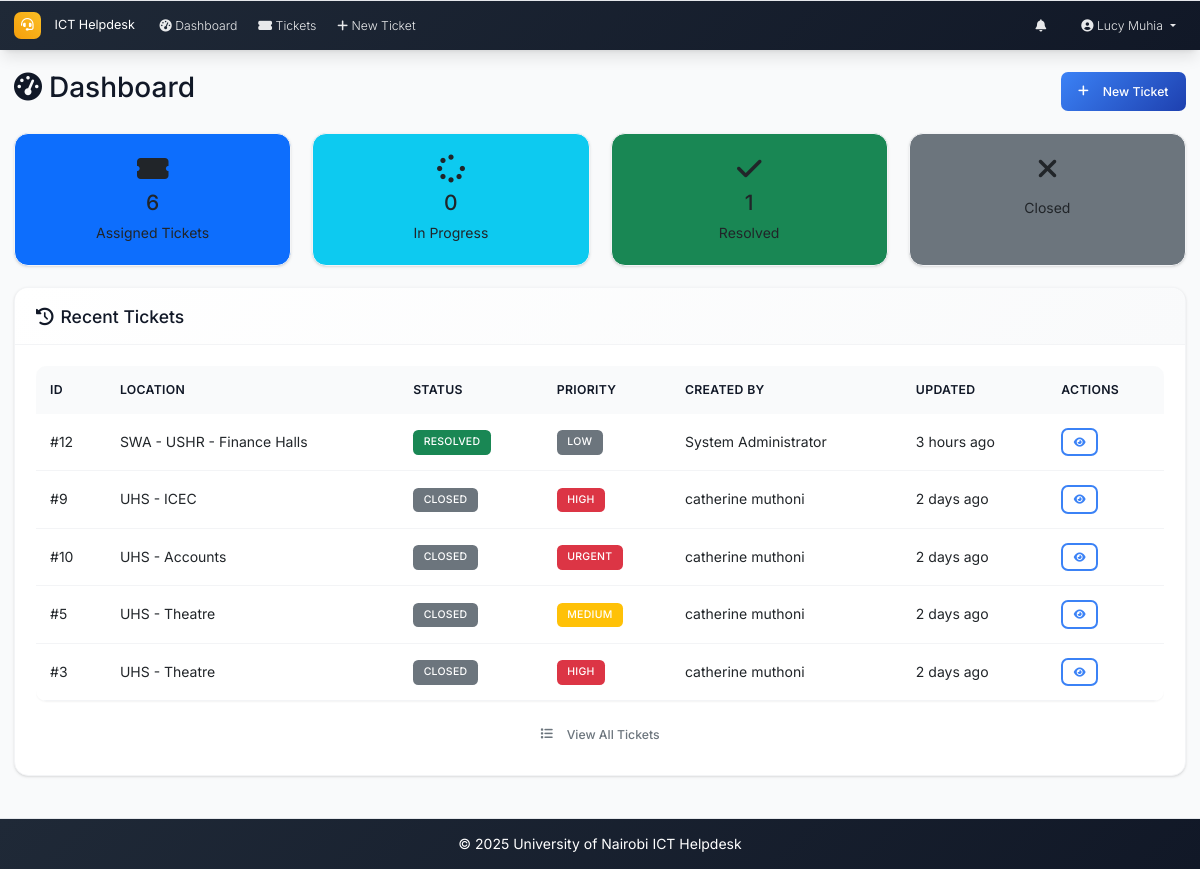
/dashboard (signed in), run on an earlier commit of the app's database.
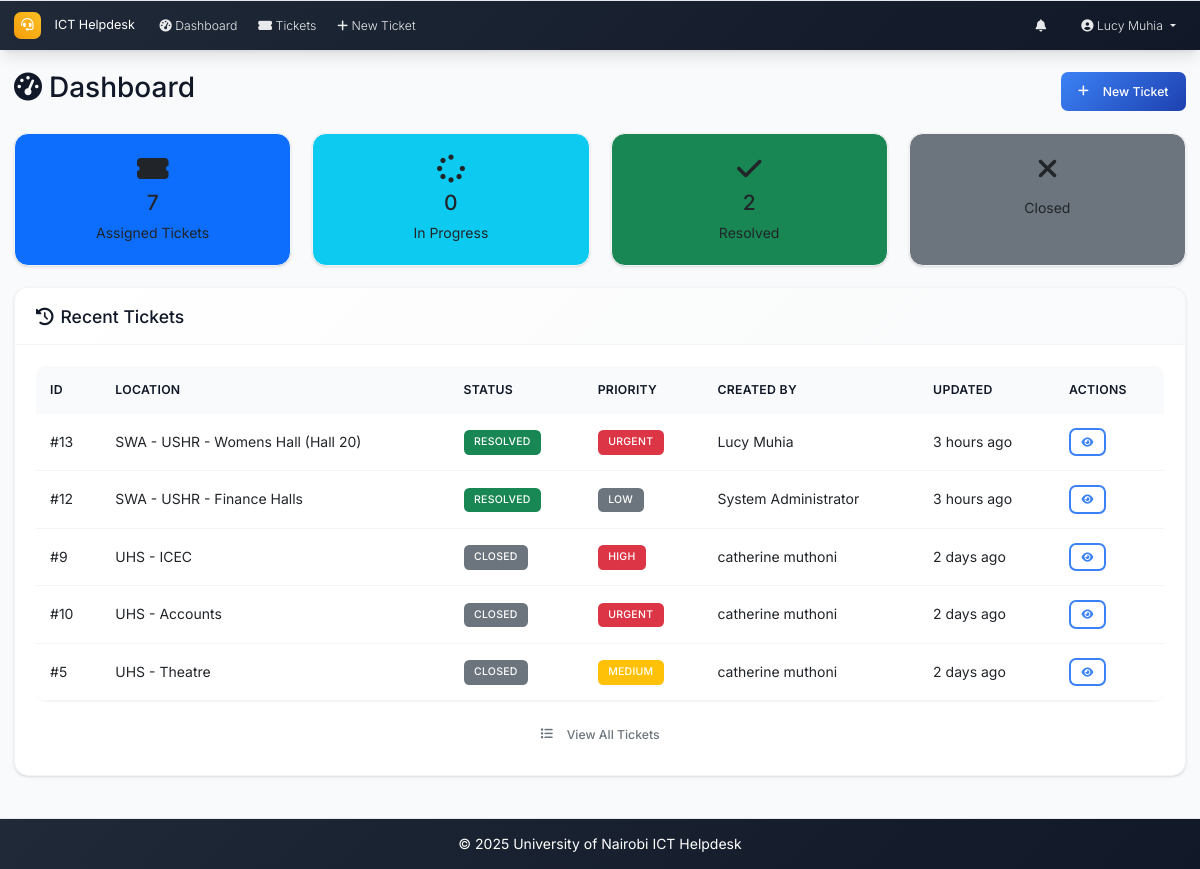
And on a later commit of the database.
### models.py (models this page shows, shortened)
class User(UserMixin, db.Model):
    id = db.Column(db.Integer, primary_key=True)
    username = db.Column(db.String(64), unique=True, nullable=False)
    email = db.Column(db.String(120), unique=True, nullable=False)
    password_hash = db.Column(db.String(256), nullable=False)
    full_name = db.Column(db.String(100), nullable=False)
    role = db.Column(db.String(20), nullable=False, default='user')  # admin, intern, user
    created_at = db.Column(db.DateTime, default=datetime.utcnow)
    is_active = db.Column(db.Boolean, default=True)
    is_verified = db.Column(db.Boolean, default=False)
    verification_token = db.Column(db.String(128), nullable=True)
    tickets_created = db.relationship('Ticket', foreign_keys='Ticket.created_by_id', backref='creator', lazy='dynamic')
    assigned_tickets = db.relationship('Ticket', secondary='ticket_assignees', back_populates='assignees', lazy='selectin')
    comments = db.relationship('Comment', backref='author', lazy='dynamic')

class Ticket(db.Model):
    id = db.Column(db.Integer, primary_key=True)
    location = db.Column(db.String(200), nullable=False)
    description = db.Column(Text, nullable=False)
    status = db.Column(db.String(20), nullable=False, default='open')  # open, in_progress, resolved, closed
    priority = db.Column(db.String(20), nullable=False, default='medium')  # low, medium, high, urgent
    created_at = db.Column(db.DateTime, default=datetime.utcnow)
    updated_at = db.Column(db.DateTime, default=datetime.utcnow, onupdate=datetime.utcnow)
    closed_at = db.Column(db.DateTime)
    closed_by_id = db.Column(db.Integer, db.ForeignKey('user.id'), nullable=True)
    due_date = db.Column(db.DateTime, nullable=True)
    created_by_id = db.Column(db.Integer, db.ForeignKey('user.id'), nullable=True)
    category_id = db.Column(db.Integer, db.ForeignKey('category.id'))
    comments = db.relationship('Comment', backref='ticket', lazy='dynamic', cascade='all, delete-orphan')
    attachments = db.relationship('Attachment', backref='ticket', lazy='dynamic', cascade='all, delete-orphan')
    assignees = db.relationship('User', secondary=ticket_assignees, back_populates='assigned_tickets', lazy='selectin')
    closed_by = db.relationship('User', foreign_keys=[closed_by_id], backref='closed_tickets')

### routes.py (the view)
@app.route('/dashboard')
@login_required
def dashboard():
    if current_user.role == 'admin':
        return redirect(url_for('admin_dashboard'))
    stats = get_dashboard_stats(current_user)
    recent_tickets = Ticket.query.join(Ticket.assignees).filter(User.id == current_user.id).order_by(desc(Ticket.updated_at)).limit(5).all()
    return render_template('dashboard.html', stats=stats, recent_tickets=recent_tickets)

### app.py (called while the page is built)
@login_manager.user_loader
def load_user(user_id):
    from models import User
    return User.query.get(int(user_id))

@app.context_processor
def inject_now():
    return {'now': datetime.utcnow}

### routes.py (called while the page is built)
@app.context_processor
def inject_datetime():
    return dict(datetime=datetime)

### utils.py (called while the page is built)
def get_priority_badge_class(priority):
    classes = {
        'low': 'bg-secondary',
        'medium': 'bg-warning',
        'high': 'bg-danger',
        'urgent': 'bg-danger'
    }
    return classes.get(priority, 'bg-secondary')

def get_status_badge_class(status):
    classes = {
        'open': 'bg-primary',
        'in_progress': 'bg-warning',
        'resolved': 'bg-success',
        'closed': 'bg-secondary'
    }
    return classes.get(status, 'bg-secondary')

def time_ago(dt):
    if not dt:
        return 'N/A'
    now = datetime.utcnow()
    diff = now - dt
    if diff.days > 0:
        return f"{diff.days} day{'s' if diff.days > 1 else ''} ago"
    elif diff.seconds > 3600:
        hours = diff.seconds // 3600
        return f"{hours} hour{'s' if hours > 1 else ''} ago"
    elif diff.seconds > 60:
        minutes = diff.seconds // 60
        return f"{minutes} minute{'s' if minutes > 1 else ''} ago"
    else:
        return "Just now"

### templates/dashboard.html (shortened to what this page needs)
{% extends "base.html" %}
{% block content %}
<div class="d-flex justify-content-between align-items-center mb-4">
    <h2><i class="fas fa-tachometer-alt me-2"></i>Dashboard</h2>
    <a href="{{ url_for('new_ticket') }}" class="btn btn-primary">
        <i class="fas fa-plus me-2"></i>New Ticket
    </a>
</div>
<div class="row mb-4">
    {% if current_user.role == 'intern' %}
        <div class="col-md-3">
            <a href="{{ url_for('tickets_list', status='assigned') }}" class="text-decoration-none">
                <div class="card bg-primary h-100">
                    <div class="card-body text-center">
                        <i class="fas fa-ticket-alt fa-2x mb-2"></i>
                        <h4>{{ stats.assigned_tickets }}</h4>
                        <p class="mb-0">Assigned Tickets</p>
                    </div>
                </div>
            </a>
        </div>
        <div class="col-md-3">
            <a href="{{ url_for('tickets_list', status='in_progress') }}" class="text-decoration-none">
                <div class="card bg-info h-100">
                    <div class="card-body text-center">
                        <i class="fas fa-spinner fa-2x mb-2"></i>
                        <h4>{{ stats.my_in_progress }}</h4>
                        <p class="mb-0">In Progress</p>
                    </div>
                </div>
            </a>
        </div>
        <div class="col-md-3">
            <a href="{{ url_for('tickets_list', status='resolved') }}" class="text-decoration-none">
                <div class="card bg-success h-100">
                    <div class="card-body text-center">
                        <i class="fas fa-check fa-2x mb-2"></i>
                        <h4>{{ stats.my_resolved }}</h4>
                        <p class="mb-0">Resolved</p>
                    </div>
                </div>
            </a>
        </div>
        <div class="col-md-3">
            <a href="{{ url_for('tickets_list', status='closed') }}" class="text-decoration-none">
                <div class="card bg-secondary h-100">
                    <div class="card-body text-center">
                        <i class="fas fa-times fa-2x mb-2"></i>
                        <p class="mb-0">Closed</p>
                    </div>
                </div>
            </a>
        </div>
    {% endif %}
</div>
<div class="card">
    <div class="card-header">
        <h5 class="mb-0">
            <i class="fas fa-history me-2"></i>Recent Tickets
        </h5>
    </div>
    <div class="card-body">
        {% if recent_tickets %}
            <div class="table-responsive">
                <table class="table table-hover">
                    <thead>
                        <tr>
                            <th>ID</th>
                            <th>Location</th>
                            <th>Status</th>
                            <th>Priority</th>
                            {% if current_user.role == 'intern' %}
                            <th>Created By</th>
                            {% else %}
                            <th>Assigned To</th>
                            {% endif %}
                            <th>Updated</th>
                            <th>Actions</th>
                        </tr>
                    </thead>
                    <tbody>
                        {% for ticket in recent_tickets %}
                        <tr>
                            <td>#{{ ticket.id }}</td>
                            <td>{{ ticket.location[:50] }}{% if ticket.location and ticket.location|length > 50 %}...{% endif %}</td>
                            <td>
                                <span class="badge {{ ticket.status|status_badge }}">
                                    {{ ticket.status.replace('_', ' ').title() }}
                                </span>
                            </td>
                            <td>
                                <span class="badge {{ ticket.priority|priority_badge }}">
                                    {{ ticket.priority.title() }}
                                </span>
                            </td>
                            {% if current_user.role == 'intern' %}
                            <td>{{ ticket.creator.full_name }}</td>
                            {% endif %}
                            <td>{{ ticket.updated_at|time_ago }}</td>
                            <td>
                                <a href="{{ url_for('ticket_detail', id=ticket.id) }}" class="btn btn-sm btn-outline-primary">
                                    <i class="fas fa-eye"></i>
                                </a>
                            </td>
                        </tr>
                        {% endfor %}
                    </tbody>
                </table>
            </div>
            <div class="text-center">
                <a href="{{ url_for('tickets_list') }}" class="btn btn-outline-secondary">
                    <i class="fas fa-list me-2"></i>View All Tickets
                </a>
            </div>
        {% endif %}
    </div>
</div>
{% endblock %}

### templates/base.html (shortened to what this page needs)
<!DOCTYPE html>
<html lang="en">
<head>
    <link href="https://cdn.jsdelivr.net/npm/bootstrap@5.3.0/dist/css/bootstrap.min.css" rel="stylesheet">
    <link href="https://cdnjs.cloudflare.com/ajax/libs/font-awesome/6.0.0/css/all.min.css" rel="stylesheet">
    <link href="{{ url_for('static', filename='css/custom.css') }}" rel="stylesheet">
</head>
<body>
    <nav class="navbar navbar-expand-lg navbar-dark footer-sky">
        <div class="container-fluid px-3">
            <a class="navbar-brand" href="{{ url_for('index') }}">
                <i class="fas fa-headset me-2"></i>ICT Helpdesk
            </a>
            <div class="collapse navbar-collapse" id="navbarNav">
                <ul class="navbar-nav me-auto mb-2 mb-lg-0">
                    {% if current_user.is_authenticated %}
                    <li class="nav-item">
                        <a class="nav-link" href="{{ url_for('dashboard') }}">
                            <i class="fas fa-tachometer-alt me-1"></i>Dashboard
                        </a>
                    </li>
                    <li class="nav-item">
                        <a class="nav-link" href="{{ url_for('tickets_list') }}">
                            <i class="fas fa-ticket-alt me-1"></i>Tickets
                        </a>
                    </li>
                    <li class="nav-item">
                        <a class="nav-link" href="{{ url_for('new_ticket') }}">
                            <i class="fas fa-plus me-1"></i>New Ticket
                        </a>
                    </li>
                    {% endif %}
                </ul>
                <ul class="navbar-nav ms-auto mb-2 mb-lg-0">
                    {% if current_user.is_authenticated %}
                    <li class="nav-item dropdown me-3">
                        <a class="nav-link position-relative" href="#" id="notificationsDropdown" role="button"
                           data-bs-toggle="dropdown" aria-expanded="false">
                            <i class="fas fa-bell"></i>
                        </a>
                    </li>
                    <li class="nav-item dropdown">
                        <a class="nav-link dropdown-toggle" href="#" id="navbarDropdown" role="button" data-bs-toggle="dropdown" aria-expanded="false">
                            <i class="fas fa-user-circle me-1"></i>{{ current_user.full_name }}
                        </a>
                    </li>
                    {% endif %}
                </ul>
            </div>
        </div>
    </nav>
    <main class="container-fluid my-4 px-3">
        {% block content %}{% endblock %}
    </main>
    <footer class="footer-sky py-3 mt-5">
        <div class="container text-center">
            <span>&copy; {{ datetime.utcnow().year }} University of Nairobi ICT Helpdesk</span>
        </div>
    </footer>
</body>
</html>

What changed in the data, as far as the page shows it:
no longer on this page (row unchanged): Ticket: id "3", location "UHS - Theatre", status.replace "CLOSED", priority "HIGH", creator.full_name "catherine muthoni", updated_at "2 days ago"
now on this page (row edited): Ticket: id "13", location "SWA - USHR - Womens Hall (Hall 20)", status.replace "RESOLVED", priority "URGENT", creator.full_name "Lucy Muhia", updated_at "3 hours ago"
Also different on the page:
{{ stats.assigned_tickets }}: "6" → "7"
{{ stats.my_resolved }}: "1" → "2"
